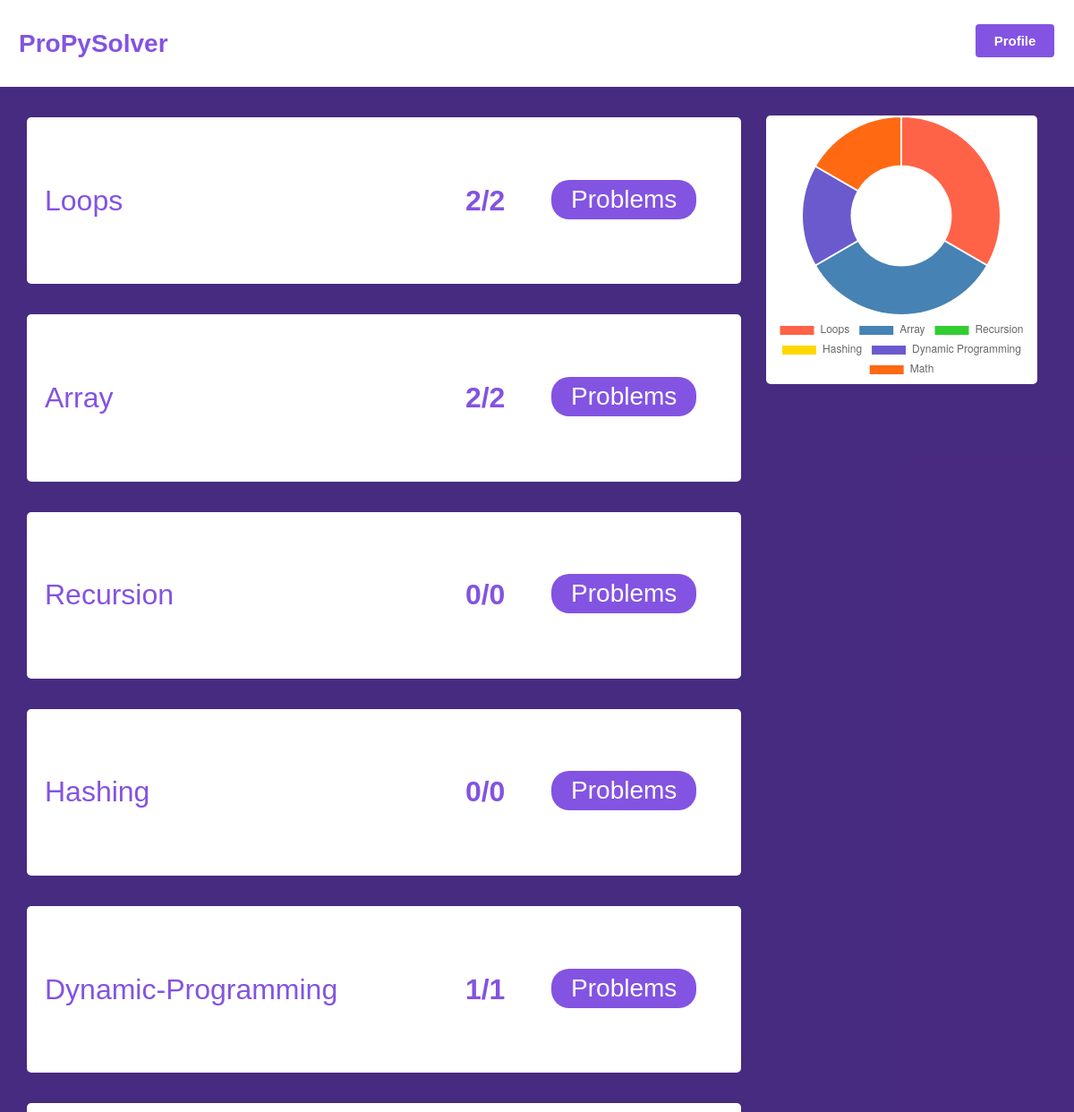
/problems/modules/ (signed in), run on the app's committed database.
### problems/models.py (models this page shows, shortened)
class Problem(models.Model):
    TAG_CHOICES = [
        ('Array', 'Array'),
        ('String', 'String'),
        ('Bit Manipulation', 'Bit Manipulation'),
        ('Binary Search', 'Binary Search'),
        ('Greedy', 'Greedy'),
        ('Sorting', 'Sorting'),
        ('Hashing', 'Hashing'),
        ('Two Pointers', 'Two Pointers'),
        ('Dynamic Programming', 'Dynamic Programming'),
    ]
    DIFFICULTY_CHOICES = [
        ('Easy', 'Easy'),
        ('Medium', 'Medium'),
        ('Hard', 'Hard')
    ]
    MODULE_CHOICES = [
        ('Loops', 'Loops'),
        ('Array', 'Array'),
        ('Recursion', 'Recursion'),
        ('Hashing', 'Hashing'),
        ('Dynamic-Programming', 'Dynamic-Programming'),
        ('Math', 'Math')
    ]
    title = models.CharField(max_length=100, unique=True)
    time_limit = models.IntegerField(default=1)
    hint = models.TextField(default="No hints in the Database")
    module = models.CharField(max_length=100, choices=MODULE_CHOICES, default='Array', blank=False)
    noof_solves = models.IntegerField(default=0)
    noof_attempts = models.IntegerField(default=0)
    problem_statement = models.TextField()
    input_format = models.TextField()
    output_format = models.TextField()
    input_file1 = models.FileField(upload_to=test_case_upload_path1, blank=True, default = None)
    output_file1 = models.FileField(upload_to=test_case_upload_path1, blank=True)
    input_file2 = models.FileField(upload_to=test_case_upload_path2, blank=True, default=None)
    output_file2 = models.FileField(upload_to=test_case_upload_path2, blank=True)
    input_file3 = models.FileField(upload_to=test_case_upload_path3, blank=True, default=None)
    output_file3 = models.FileField(upload_to=test_case_upload_path3, blank=True)
    input_file4 = models.FileField(upload_to=test_case_upload_path4, blank=True, default = None)
    output_file4 = models.FileField(upload_to=test_case_upload_path4, blank=True)
    input_file5 = models.FileField(upload_to=test_case_upload_path5, blank=True, default = None)
    output_file5 = models.FileField(upload_to=test_case_upload_path5, blank=True)
    difficulty = models.CharField(max_length=20, choices=DIFFICULTY_CHOICES, default='Easy')
    tags = models.CharField(max_length=100)
    created_at = models.DateTimeField(auto_now_add=True)

### problems/views.py (the view)
# urls.py: path('modules/', modules, name='modules'),
@login_required(login_url ='accounts:login')
def modules(request):
    modules_list = [
        'Loops',
        'Array',
        'Recursion',
        'Hashing',
        'Dynamic-Programming',
        'Math'
    ]
    modules = []
    total = 0
    for module in modules_list:
        total_noof_problems = Problem.objects.filter(module=module).count()
        problem_queryset = Problem.objects.filter(module=module)
        total_noof_solves = Submission.objects.filter(
            user=request.user,
            problem__in=problem_queryset,
            status='Accepted'
        ).values('problem').distinct().count()
        accuracy = 0
        if total_noof_problems == 0:
            accuracy = 0
        else:
            accuracy = (total_noof_solves / total_noof_problems) * 100
        modules.append([module, total_noof_problems, total_noof_solves, accuracy])
    return render(request, 'problems/modules.html', {'modules':modules})

### templates/problems/modules.html (shortened to what this page needs)
<!DOCTYPE html>
<html lang="en">
<head>
    <link rel="stylesheet" href="/static/css/modules.css">
</head>
<body>
    <div class="nav">
        <h1 style="margin-top: 1px;"class="propysolver">ProPySolver</h1>
        <a href="/profile/"><button class="btn">Profile</button></a>
    </div>
    <div class="container">
        <main class="main-sec">
            <div class="left">
                {% for module in modules %}
                <div class="module">
                    <div class="mod-name">{{module.0}}</div>
                    <div class="count">
                        <h1 class="count-st">{{module.2}}/{{module.1}}</h1>
                        <button class="pro-btn" onclick = redirect("{{ module.0 }}")>Problems</button>
                    </div>
                </div>
                {% endfor %}
            </div>
            <div class="right">
                <div class="status">
                    <canvas class="graph" id="myRingChart"></canvas>
                </div>
            </div>
        </main>
    </div>
</body>
<script>
    var canvas = document.getElementById('myRingChart');
    canvas.width = 300;
    canvas.height = 300;
    var chartData = {
        labels: ['Loops', 'Array', 'Recursion', 'Hashing', 'Dynamic Programming', 'Math'],
        datasets: [{
            label: 'number of problems',
            data: ['{{modules.0.2}}', '{{modules.1.2}}', '{{modules.2.2}}', '{{modules.3.2}}', '{{modules.4.2}}', '{{modules.5.2}}'],
            backgroundColor: [
                'rgb(255, 99, 71)',
                'rgb(70, 130, 180)',
                'rgb(50, 205, 50)',
                'rgb(255, 215, 0)',
                'rgb(106, 90, 205)',
                'rgb(255, 105, 18)',
                'gray'
            ],
            hoverOffset: 4
        }]
    };
    var chartOptions = {
        responsive: false,
        cutout: '50%',
        plugins: {
            legend: {
              display: true,
              position: 'bottom',
            }
            },
            tooltip: {
                callbacks: {
                    label: function(tooltipItem) {
                        return tooltipItem.label + ': ' + tooltipItem.raw.toFixed(2);
                    }
                }
            }
        }
    var ctx = document.getElementById('myRingChart').getContext('2d');
    var myRingChart = new Chart(ctx, {
        type: 'doughnut',
        data: chartData,
        options: chartOptions
    });
    </script>
</html>

### static/css/modules.css (style rules this page uses)
* { padding: 0; margin: 0; box-sizing: border-box; }
body { overflow-x: hidden; font-family: sans-serif; }
.container { min-height: 100vh; width: 100vw; display: flex; flex-direction: column; overflow: auto; }
.propysolver { font-size: 28px; margin: -10px 10px 10px 1px; }
.nav { color: #8353E2FF; padding: 20px; height: 7vh; background-color: #fff; display: flex; justify-content: space-between; align-items: center; margin-top: 10px; }
.btn { background-color: #8353E2FF; color: #fff; padding: 10px; border: none; border-radius: 4px; width: 88px; height: fit-content; font-size: 15px; font-weight: bold; margin-right: 3px; margin: -5px 2px 10px 7px; }
.main-sec { display: flex; height: 100vh; margin-top: 0px; overflow-x: hidden; }
.left { width: 70%; background: #341473E6; overflow-y: auto; }
.right { background:#341473E6; width: 30%; display: flex; flex-direction: column; align-items: center; gap: 50px; }
.status { width: 84%; height: fit-content; background: #FFFFFFFF; display: flex; justify-content: center; margin-top: 32px; border-radius: 5px; margin-right: 25px; }
.module { display: flex; flex-wrap: wrap; justify-content: space-between; width: 95%; height: 15%; background:#FFFFFFFF; margin: 0 auto; margin: 34px 30px; padding: 10px 20px ; align-items: center; border-radius: 5px; }
.mod-name { color: #8353E2FF; font-size: 2rem; font-family: sans-serif; }
.count { display: flex; width:26%; background: #FFFFFFFF; justify-content: space-between; margin-right: 30px; gap: 15px; }
.pro-btn { background-color: #8353E2FF; color: white; outline: none; padding-left: 15px; padding-right:15px; border: none; font-size:1.75rem; font-family: sans-serif; border-radius: 20px; height: 44px; width: 82%; }
.count-st { color:#8353E2FF ; margin: 5px -61px; }
a { text-decoration: none; }

### data on the page
Problem: module "Array", id "2"
Problem: module "Dynamic-Programming", time_limit "1"

### other printed values
{{ module.0 }} "Loops" "Recursion" "Hashing"
{{ module.2 }} "2" "0" "0"
{{ module.1 }} "2" "0" "0"
chart data {{ modules.0.2 }} 2
chart data {{ modules.1.2 }} 2
chart data {{ modules.2.2 }} 0
chart data {{ modules.3.2 }} 0
